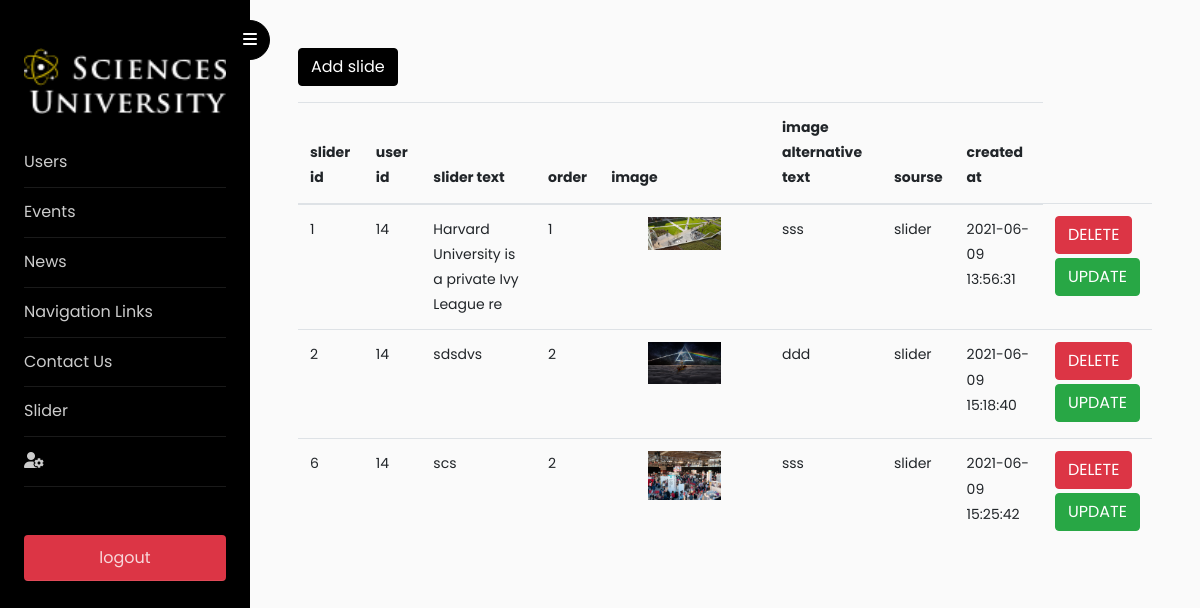
The page /html_pages/admin_pages/slider.php on the database its author committed.
### tables this page shows
CREATE TABLE `slider` (
  `slider_id` int(11) NOT NULL,
  `user_id` int(11) NOT NULL,
  `slider_text` varchar(255) NOT NULL,
  `rank` int(11) NOT NULL,
  `media_id` int(11) NOT NULL,
  `created_at` timestamp NOT NULL DEFAULT CURRENT_TIMESTAMP,
  `updated_at` timestamp NOT NULL DEFAULT CURRENT_TIMESTAMP ON UPDATE CURRENT_TIMESTAMP
);

CREATE TABLE `media` (
  `media_id` int(11) NOT NULL,
  `img_url` text NOT NULL,
  `img_alt` varchar(255) NOT NULL,
  `sourse` varchar(45) NOT NULL,
  `created_at` timestamp NOT NULL DEFAULT CURRENT_TIMESTAMP,
  `updated_at` timestamp NOT NULL DEFAULT CURRENT_TIMESTAMP ON UPDATE CURRENT_TIMESTAMP
);

### config/Database.php (called while the page is built, shortened)
<?php
class Database{
    private $host ='localhost';
    private $user ='root';
    private $pass ='123123';
    private $dbname ='su';
    private $dbh;
    private $stmt;
    public function __construct(){
		$dsn = 'mysql:host='. $this->host . ';dbname='. $this->dbname.'';
		$options = array(
			PDO::ATTR_PERSISTENT => true,
			PDO::ATTR_ERRMODE	 => PDO::ERRMODE_EXCEPTION
		);
		try {
			$this->dbh = new PDO($dsn, $this->user, $this->pass, $options);
		} catch(PDOException $e){
			$this->error = $e->getMessage();
		}
	}
	public function query($query){
		$this->stmt = $this->dbh->prepare($query);
	}
	public function execute(){
		return $this->stmt->execute();
	}
	public function resultset(){
		$this->execute();
		return $this->stmt->fetchAll(PDO::FETCH_ASSOC);
	}
}
?>

### entity/Slider.php (called while the page is built, shortened)
<?php
include_once(dirname(__FILE__).'/../config/Database.php');
 class Slider  extends Database{
     public function fetchAll() {
        $this->query('SELECT S.slider_id ,S.user_id, S.slider_text,S.rank , M.img_url ,M.img_Alt ,M.sourse ,S.created_at
         FROM slider AS S
           INNER JOIN media AS M
          ON S.media_id= M.media_id
          ORDER BY S.rank   ');
         $this->execute();
         $row=$this->resultset();
         return $row;
     }
 }
?>

### html_pages/admin_pages/slider.php (the view, shortened to what this page needs)
<!doctype html>
<?php
require('../../entity/Slider.php');
$slider = new Slider();
$row = $slider->fetchAll();
?>
<html lang="en">
<?php include('../../includes/admin_includes/head.php') ?>
<body>
	<div class="wrapper d-flex align-items-stretch">
		<?php include('../../includes/admin_includes/sidebar.php') ?>
		<div id="content" class="p-4 p-md-5 pt-5">
			<p>
				<a class="btn btn-primary" data-toggle="collapse" href="#collapseExample" role="button" aria-expanded="false" aria-controls="collapseExample">
					Add slide
				</a>
			</p>
			<div class="table-responsive">
				<table class="table table-borderd">
					<thead>
						<tr class="w-100">
							<th>slider id</th>
							<th>user id</th>
							<th>slider text</th>
							<th>order</th>
							<th style="width: 20%;">image</th>
							<th>image alternative text</th>
							<th>sourse</th>
							<th>created at</th>
						</tr>
					</thead>
					<?php foreach ($row as $element) : ?>
						<tr>
							<td><?php echo $element['slider_id'] ?></td>
							<td><?php echo $element['user_id'] ?></td>
							<td><?php echo $element['slider_text'] ?></td>
							<td><?php echo $element['rank'] ?></td>
							<td>
								<div class="d-flex   justify-content-center">
									<img style="width: 50%;" src="../../theme/assets/<?php echo $element['img_url'] ?>" alt="">
								</div>
							</td>
							<td><?php echo $element['img_Alt'] ?></td>
							<td><?php echo $element['sourse'] ?></td>
							<td><?php echo $element['created_at'] ?></td>
							<td>
								<form action="<?php echo htmlspecialchars($_SERVER["PHP_SELF"]); ?>" method="GET">
									<button type="submit" name="delete-submit" class="btn btn-danger" onclick="return confirm('Are you sure?')">DELETE</button>
								</form>
								<a type="submit" name="edit_btn" class="btn btn-success  my-1" href="./editSlider.php?ID=<?php echo $element['slider_id']; ?>">UPDATE</butaton>
							</td>
						</tr>
					<?php endforeach; ?>
				</table>
			</div>
		</div>
	</div>
</body>
</html>

### includes/admin_includes/head.php (shortened to what this page needs)
<head>
    <link href="https://cdn.jsdelivr.net/npm/froala-editor@latest/css/froala_editor.pkgd.min.css" rel="stylesheet" type="text/css" />
	<link rel="stylesheet" href="../../theme/node_modules/@fortawesome/fontawesome-free/css/all.css">
	<link rel="stylesheet" href="../../theme/admin_themes/css/style.css">
</head>

### includes/admin_includes/sidebar.php (shortened to what this page needs)
<div class="wrapper d-flex align-items-stretch">
		<nav id="sidebar">
			<div class="custom-menu">
				<button type="button" id="sidebarCollapse" class="btn btn-primary">
					<i class="fa fa-bars"></i>
				</button>
			</div>
			<div class="p-4 pt-5">
				<div style="text-align: center; "> <img  class="mb-4 w-100" src="../../theme/assets/group-19.png" alt=""></div>
				<ul class="list-unstyled components mb-5">
					<li>
						<a href="users.php">Users</a>
					</li>
					<li>
						<a href="events.php">Events</a>
					</li>
					<li>
						<a href="news.php">News</a>
					</li>
					<li>
						<a href="navigationLinks.php">Navigation Links</a>
					</li>
					<li>
						<a href="contactUS.php">Contact Us</a>
					</li>
                    <li>
						<a href="slider.php">Slider</a>
					</li>
					<li>
						<a href="accountSettings.php"><i class="fas fa-user-cog"></i></a>
					</li>
				</ul>
				<ul class="list-unstyled components mb-5">
					<li>
						<a class="btn btn-danger" href="logout.php">logout</a>
					</li>
				</ul>
		</nav>

### rows shown on the page
slider: slider_id "1", user "14", slider_text "Harvard University is a private Ivy League re", rank "1", media.img_url (picture), media.img_alt "sss", media.sourse "slider", created_at "2021-06-09 13:56:31"
slider: slider_id "2", user "14", slider_text "sdsdvs", rank "2", media.img_url (picture), media.img_alt "ddd", media.sourse "slider", created_at "2021-06-09 15:18:40"
slider: slider_id "6", user "14", slider_text "scs", rank "2", media.img_url (picture), media.img_alt "sss", media.sourse "slider", created_at "2021-06-09 15:25:42"
